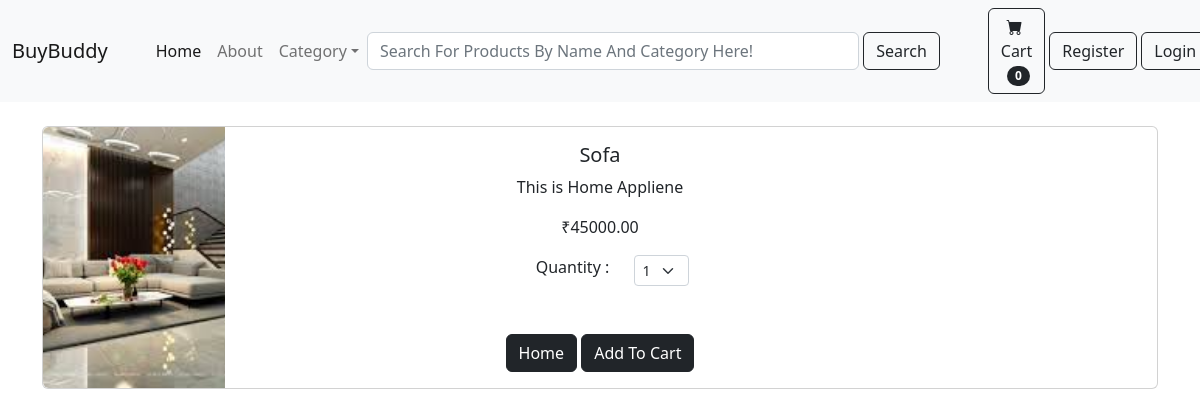
The app's page /product/3 with its own data.
### shop/models.py (models this page shows, shortened)
class Product(models.Model):
    name = models.CharField(max_length=50)
    price = models.DecimalField(decimal_places=2, max_digits=10, default=0)
    category = models.ForeignKey(Category, on_delete=models.CASCADE, default=1)
    description = models.CharField(max_length=255, blank=True, null=True)
    image = models.ImageField(upload_to='uploads/product/')
    is_sale = models.BooleanField(default=False)
    sale_price = models.DecimalField(decimal_places=2, default=0, max_digits=10)

### shop/views.py (the view)
# urls.py: path('product/<int:pk>', views.product, name='product'),
def product(request, pk):
    product = Product.objects.get(id=pk)
    return render(request, 'product.html', {'product': product})

### cart/cart.py (called while the page is built)
    def __len__(self):
        return len(self.cart)

### cart/context_processors.py (called while the page is built)
def cart(request):
    return {'cart': Cart(request)}

### shop/templates/product.html (shortened to what this page needs)
{% extends 'base.html' %}
{% load static %}
{% block content %}
<div class="container mt-4 mb-4">
    <div class="card mb-3">
        <div class="row g-1">
            <div class="col-md-2">
            {% if product.image %}
                <img src="{{ product.image.url }}" class="img-fluid rounded-start" style="width: 100%; height: 100%; object-fit: cover;" alt="Profile Picture">
            {% else %}
                <img src="{% static 'default_image.jpg' %}" class="img-fluid rounded-start" style="width: 100%; height: 100%; object-fit: cover;" alt="No image available">
            {% endif %}
            </div>
            <div class="col-md-8">
            <div class="card-body text-center">
                <h5 class="card-title">{{ product.name }}</h5>
                <p class="card-text">{{ product.description }}</p>
                {% if product.is_sale %}
                <div class="d-flex justify-content-center small text-danger mb-2">
                    <div class="bi-star-fill"></div>
                    &nbsp;&nbsp;SALE!&nbsp;&nbsp;
                    <div class="bi-star-fill"></div>
                </div>
                <strike>₹{{ product.price }}</strike>&nbsp;
                ₹{{ product.sale_price }}
                {% else %}
                ₹{{ product.price }}
                {% endif %}
                <div class="row justify-content-center mt-3">
                    <div class="col-md-2">Quantity : </div>
                        <select class="form-select form-select-sm" id="qty-cart" style="width: auto;">
                            <option value="1">1</option>
                        </select>
                </div>
                <br><br>
                <a href="{% url 'home' %}" class="btn btn-dark">Home</a>
                <button type="button" value="{{ product.id }}" class="btn btn-dark" id="add-cart">Add To Cart</button>
            </div>
            </div>
        </div>
    </div>
</div>
{% endblock %}

### records on screen
Product: image (picture), name "Sofa", description "This is Home Appliene", price "45000.00"

### other values on screen
{{ cart|length }} "0"
